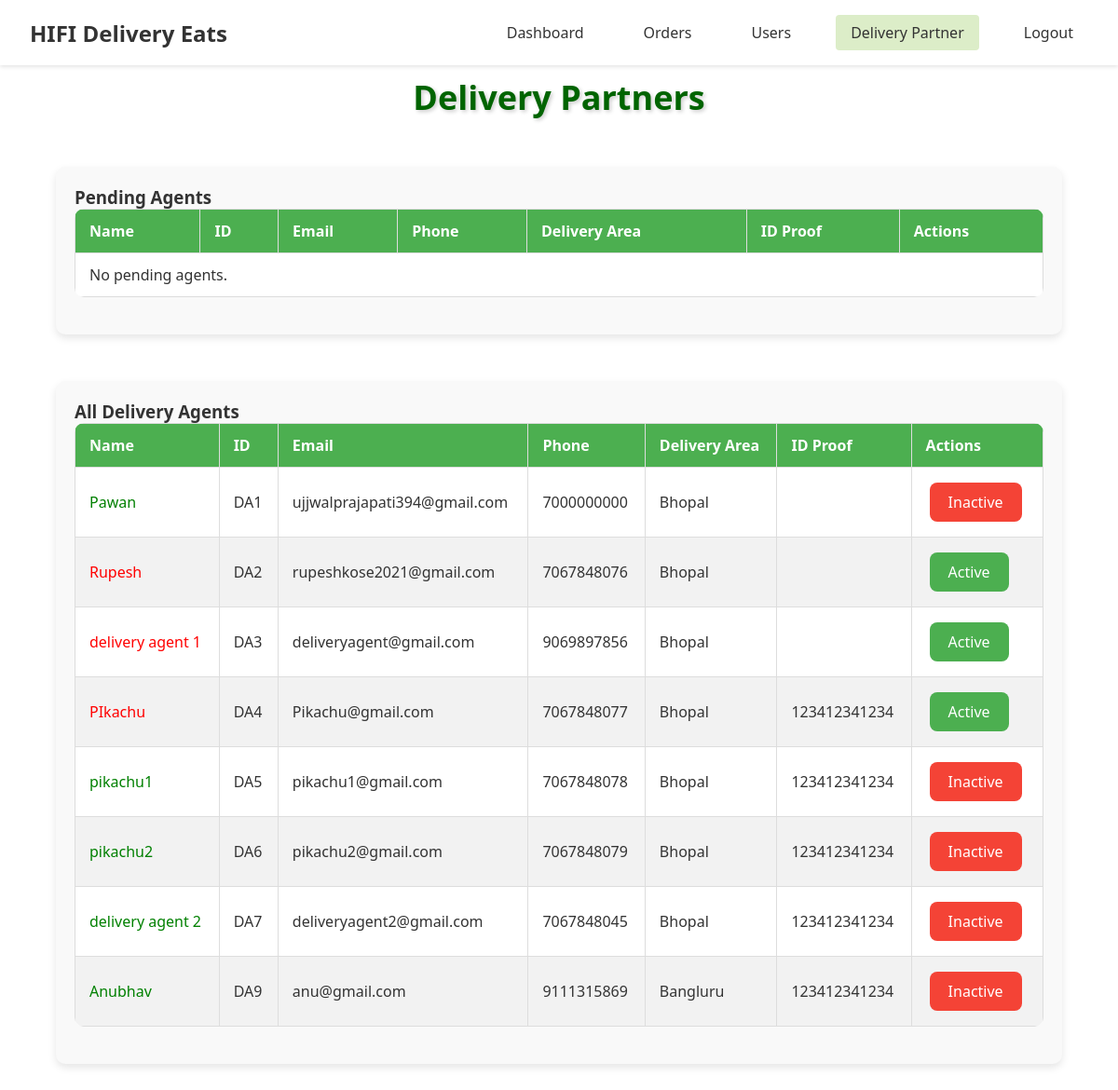
/admin/delivery_partner (signed in), run on an earlier commit of the app's database.
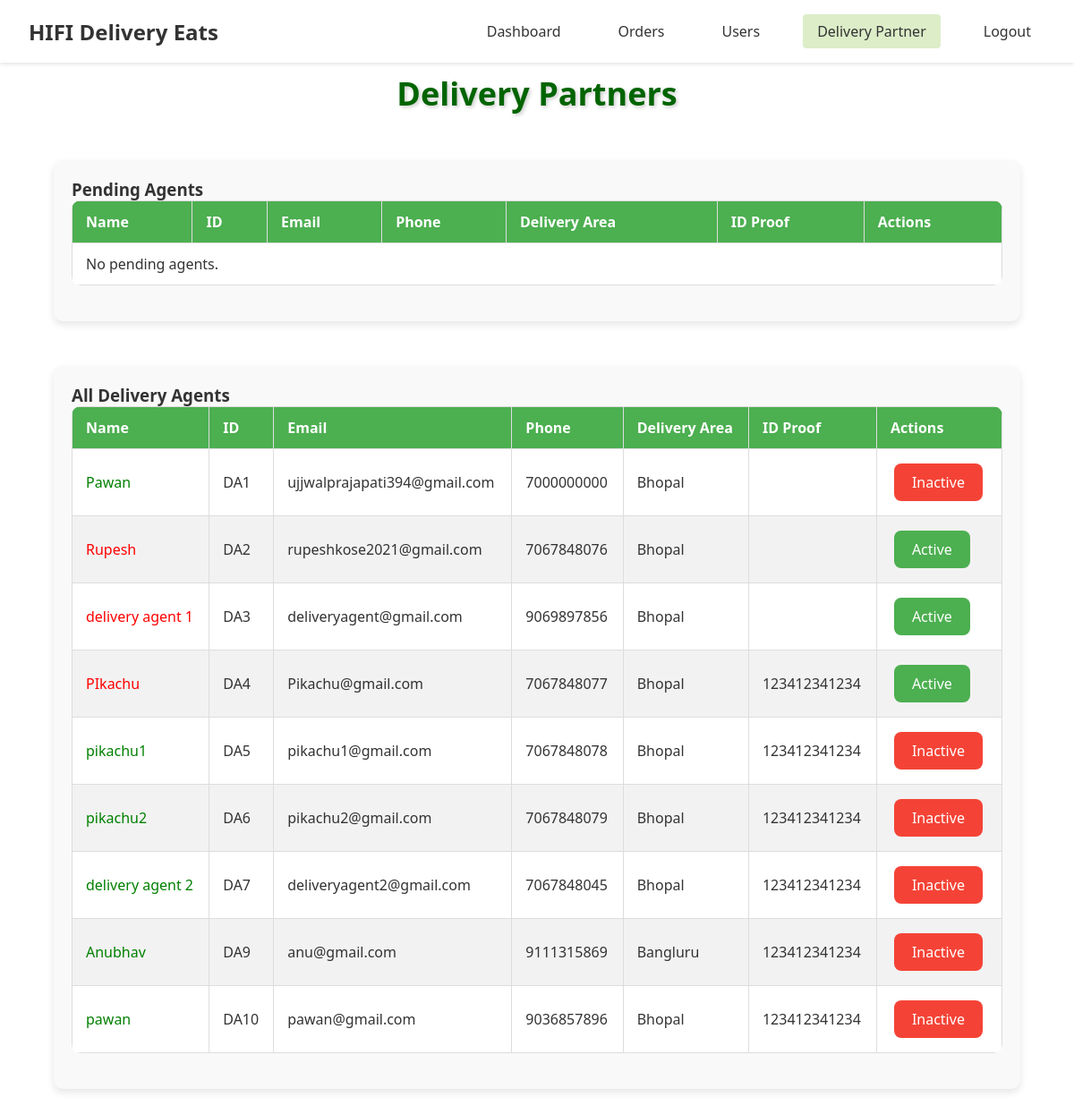
And on a later commit of the database.
### models.py (models this page shows, shortened)
class DeliveryAgent(UserMixin, db.Model):
    __tablename__ = 'delivery_agent'
    id = db.Column(db.Integer, primary_key=True)
    username = db.Column(db.String(100))
    email = db.Column(db.String(100), unique=True)
    phone = db.Column(db.Integer, unique=True, nullable=False)
    password = db.Column(db.String(100), nullable=False)
    delivery_area = db.Column(db.String(100), nullable=False)
    available_slots = db.Column(db.Boolean, nullable=False, default=True)
    id_proof = db.Column(db.String(12), nullable=False, server_default='')
    is_approved = db.Column(db.Boolean, nullable=False, server_default='0')
    is_active = db.Column(db.Boolean, nullable=False, server_default='1')

### routes.py (the view)
    @app.route('/admin/delivery_partner')
    @login_required
    def delivery_partner():
        pending_agents = DeliveryAgent.query.filter_by(is_approved=False).all()
        accepted_agents = DeliveryAgent.query.filter_by(is_approved=True).all()
        return render_template(
            'admin/delivery_partner.html',
            pending_agents=pending_agents,
            accepted_agents=accepted_agents
        )

### templates/admin/delivery_partner.html (shortened to what this page needs)
{% extends 'admin/index.html' %} {% block css %} {{ super() }}
<link
  rel="stylesheet"
  href="{{ url_for('static', filename='css/admin/delivery_partner.css') }}"
/>
{% endblock css %} {% block content %}
<h2>Delivery Partners</h2>
<div class="table-container">
  <h3>Pending Agents</h3>
  <table>
    <thead>
      <tr>
        <th>Name</th>
        <th>ID</th>
        <th>Email</th>
        <th>Phone</th>
        <th>Delivery Area</th>
        <th>ID Proof</th>
        <th>Actions</th>
      </tr>
    </thead>
    <tbody id="userList">
      {% for agent in pending_agents %}
      <tr id="user-{{ agent.id }}">
        <td>{{ agent.username }}</td>
        <td>DA{{ agent.id }}</td>
        <td>{{ agent.email }}</td>
        <td>{{ agent.phone }}</td>
        <td>{{ agent.delivery_area }}</td>
        <td>{{ agent.id_proof }}</td>
        <td>
          <button class="accept" onclick="handleAccept({{ agent.id }})">
            Accept
          </button>
          <button class="reject" onclick="handleReject({{ agent.id }})">
            Reject
          </button>
        </td>
      </tr>
      {% else %}
      <tr>
        <td colspan="7">No pending agents.</td>
      </tr>
      {% endfor %}
    </tbody>
  </table>
</div>
<div class="table-container">
  <h3>All Delivery Agents</h3>
  <table>
    <thead>
      <tr>
        <th>Name</th>
        <th>ID</th>
        <th>Email</th>
        <th>Phone</th>
        <th>Delivery Area</th>
        <th>ID Proof</th>
        <th>Actions</th>
      </tr>
    </thead>
    <tbody id="acceptedAgentsList">
      {% for agent in accepted_agents %}
      <tr id="user-{{ agent.id }}">
        <td style="color: {% if not agent.is_active %}red{% else %}green{% endif %};">
          {{ agent.username }}
        </td>
        <td>DA{{ agent.id }}</td>
        <td>{{ agent.email }}</td>
        <td>{{ agent.phone }}</td>
        <td>{{ agent.delivery_area }}</td>
        <td>{{ agent.id_proof }}</td>
        <td>
          {% if agent.is_active %}
          <button class="deactivate" onclick="handleDeactivate({{ agent.id }})">
            Inactive
          </button>
          {% else %}
          <button class="activate" onclick="handleActivate({{ agent.id }})">
            Active
          </button>
          {% endif %}
        </td>
      </tr>
      {% else %}
      <tr>
        <td colspan="7">No accepted agents.</td>
      </tr>
      {% endfor %}
    </tbody>
  </table>
</div>
{% endblock content %}

What changed in the data, as far as the page shows it:
added DeliveryAgent: username "pawan", id "10", email "pawan@gmail.com", phone "9036857896", delivery_area "Bhopal", id_proof "123412341234"
